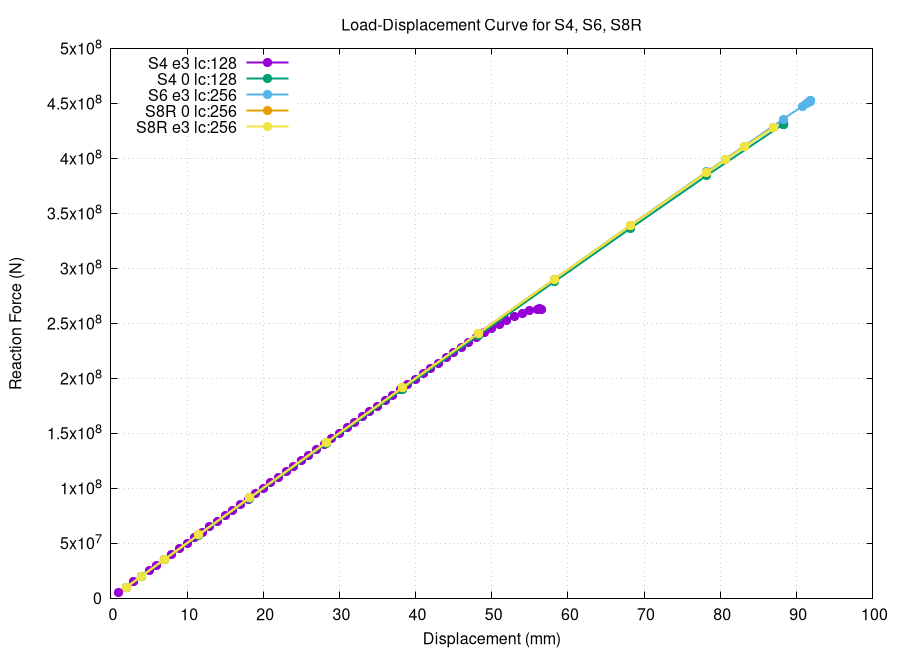

Here is the gnuplot script that generated this plot:
set terminal pngcairo size 900,650 enhanced font 'Arial,12'
set output 'graph_all.png'

set xlabel 'Displacement (mm)'
set ylabel 'Reaction Force (N)'
set title 'Load-Displacement Curve for S4, S6, S8R'
set grid
set key top left

plot \
    'S4_e3_128_ss-2.dat' using 2:(-$4) with linespoints pt 7 ps 1.2 lw 2 title 'S4 e3 lc:128', \
    'S4_0_128.dat'       using 2:(-$4) with linespoints pt 7 ps 1.2 lw 2 title 'S4 0 lc:128', \
    'S6_e3_256.dat'      using 2:(-$4) with linespoints pt 7 ps 1.2 lw 2 title 'S6 e3 lc:256', \
    'S8R_0_256.dat'      using 2:(-$4) with linespoints pt 7 ps 1.2 lw 2 title 'S8R 0 lc:256', \
    'S8R_e3_256.dat'     using 2:(-$4) with linespoints pt 7 ps 1.2 lw 2 title 'S8R e3 lc:256'
